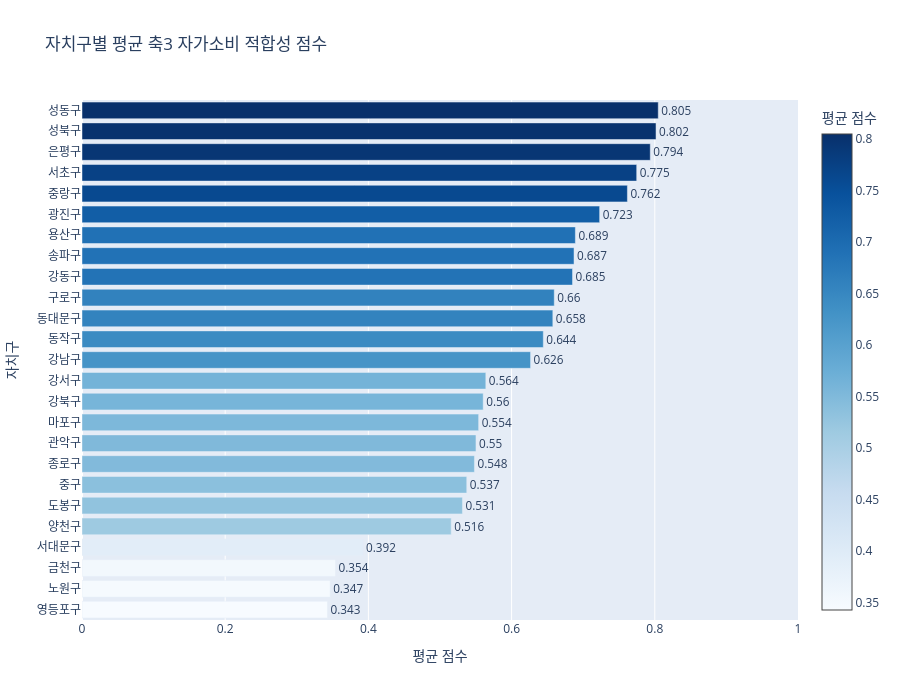

Notebook code cell kept with this figure:
### Markdown cell above
### 자치구별 평균 축3 점수

### Code cell
# 2. 자치구별 평균 축3 점수
gu_mean = df_result.groupby('자치구')['축3_자가소비적합성'].mean().sort_values(ascending=True)

fig2 = go.Figure()
fig2.add_trace(go.Bar(
    y=gu_mean.index,
    x=gu_mean.values,
    orientation='h',
    marker=dict(
        color=gu_mean.values,
        colorscale='Blues',
        showscale=True,
        colorbar=dict(title='평균 점수')
    ),
    text=gu_mean.round(3).values,
    textposition='outside'
))

fig2.update_layout(
    title='자치구별 평균 축3 자가소비 적합성 점수',
    xaxis_title='평균 점수',
    yaxis_title='자치구',
    height=700,
    xaxis=dict(range=[0, 1])
)
fig2.show()
fig2.write_html(
    r'C:\Users\seonu\Documents\DR-project\canopy\output\figures\자치구별 평균 축3 점수.html'
)

### Figure 1 — Plotly figure (JSON) as saved in the notebook; plotly's stock layout.template omitted (floating-point values rounded to 4 significant figures)
{"data": [{"marker": {"color": [0.3428, 0.3465, 0.3541, 0.3924, 0.5156, 0.5313, 0.5374, 0.5481, 0.5502, 0.5539, 0.5603, 0.564, 0.6265, 0.6443, 0.6576, 0.6596, 0.6851, 0.6872, 0.6891, 0.723, 0.7617, 0.7747, 0.7937, 0.8017, 0.8048], "colorbar": {"title": {"text": "평균 점수"}}, "colorscale": [[0, "rgb(247,251,255)"], [0.125, "rgb(222,235,247)"], [0.25, "rgb(198,219,239)"], [0.375, "rgb(158,202,225)"], [0.5, "rgb(107,174,214)"], [0.625, "rgb(66,146,198)"], [0.75, "rgb(33,113,181)"], [0.875, "rgb(8,81,156)"], [1, "rgb(8,48,107)"]], "showscale": true}, "orientation": "h", "text": [0.343, 0.347, 0.354, 0.392, 0.516, 0.531, 0.537, 0.548, 0.55, 0.554, 0.56, 0.564, 0.626, 0.644, 0.658, 0.66, 0.685, 0.687, 0.689, 0.723, 0.762, 0.775, 0.794, 0.802, 0.805], "textposition": "outside", "type": "bar", "x": [0.3428, 0.3465, 0.3541, 0.3924, 0.5156, 0.5313, 0.5374, 0.5481, 0.5502, 0.5539, 0.5603, 0.564, 0.6265, 0.6443, 0.6576, 0.6596, 0.6851, 0.6872, 0.6891, 0.723, 0.7617, 0.7747, 0.7937, 0.8017, 0.8048], "y": ["영등포구", "노원구", "금천구", "서대문구", "양천구", "도봉구", "중구", "종로구", "관악구", "마포구", "강북구", "강서구", "강남구", "동작구", "동대문구", "구로구", "강동구", "송파구", "용산구", "광진구", "중랑구", "서초구", "은평구", "성북구", "성동구"]}], "layout": {"height": 700, "title": {"text": "자치구별 평균 축3 자가소비 적합성 점수"}, "xaxis": {"range": [0, 1], "title": {"text": "평균 점수"}}, "yaxis": {"title": {"text": "자치구"}}}}
